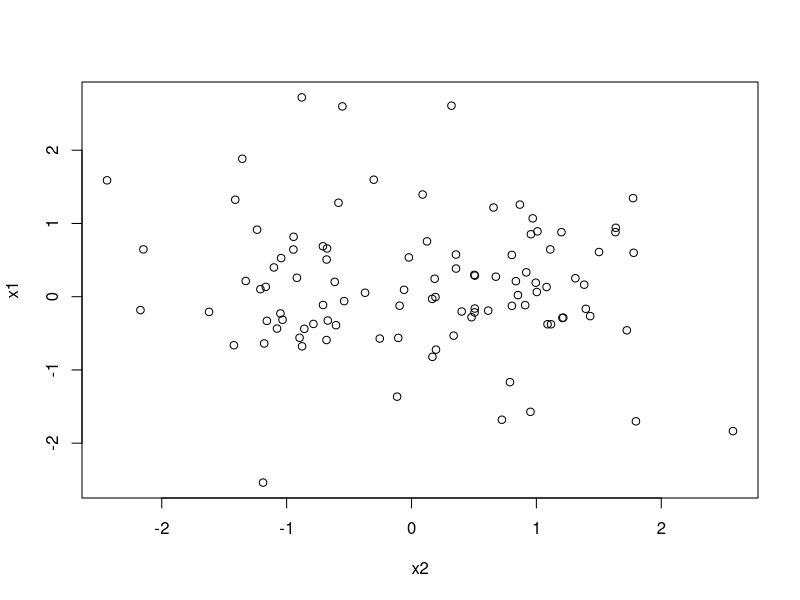
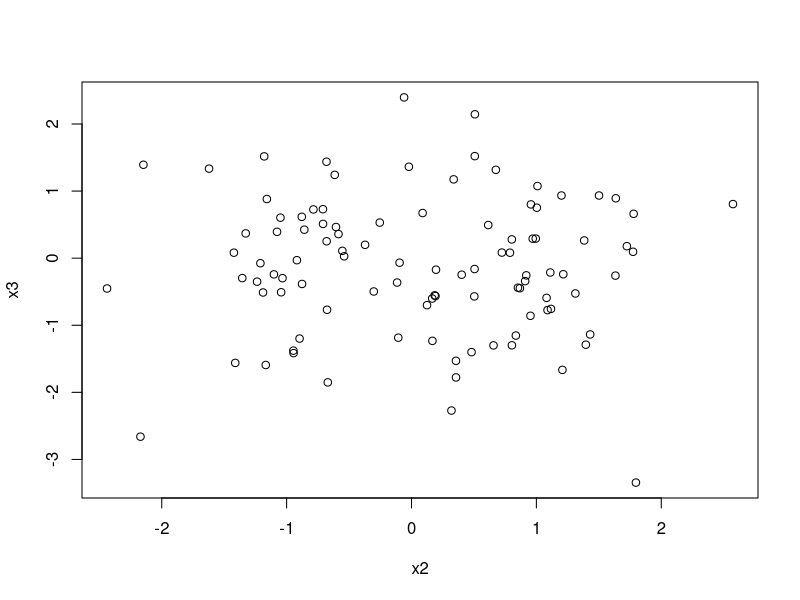
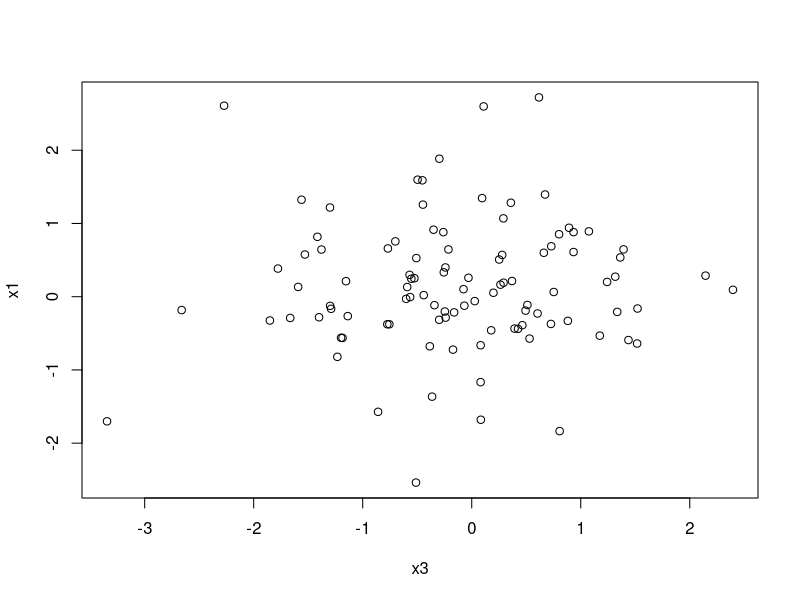
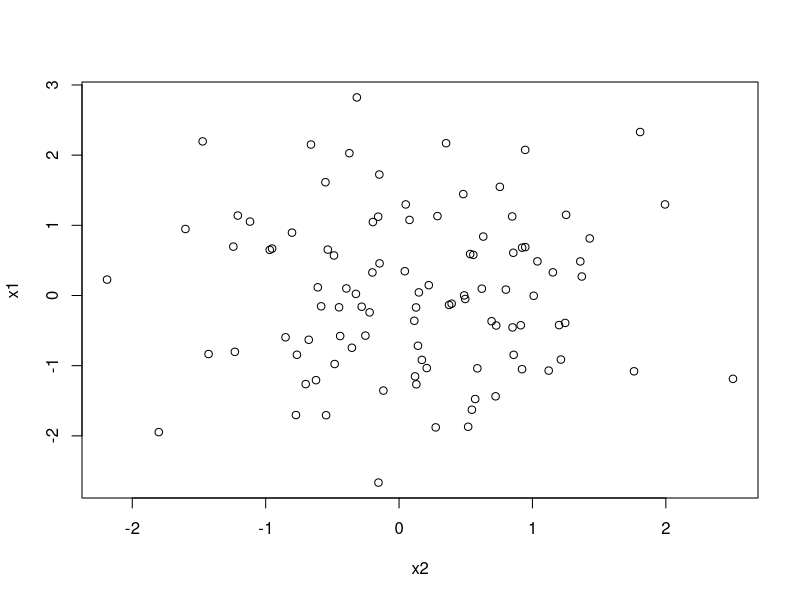
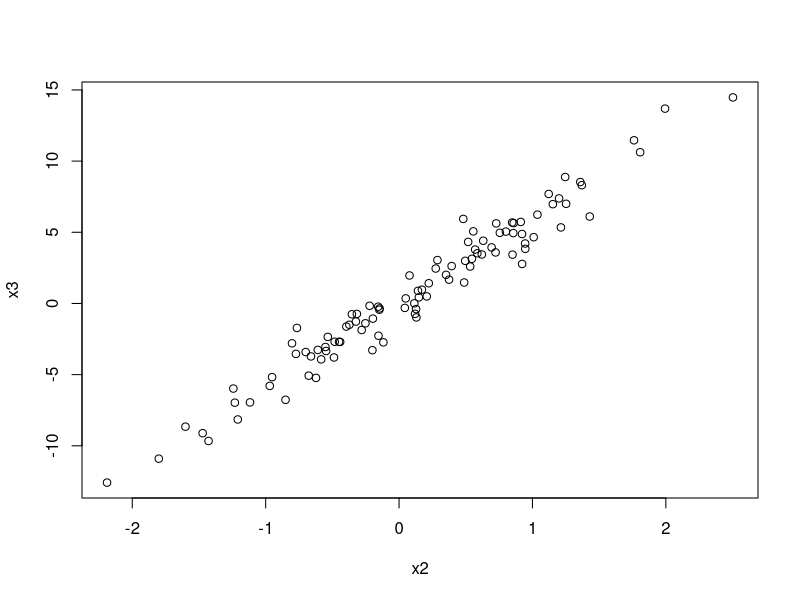
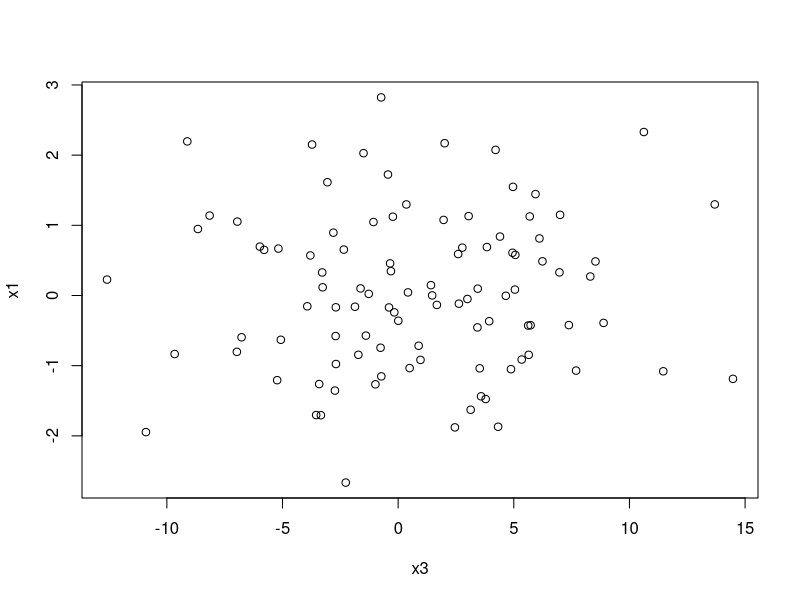
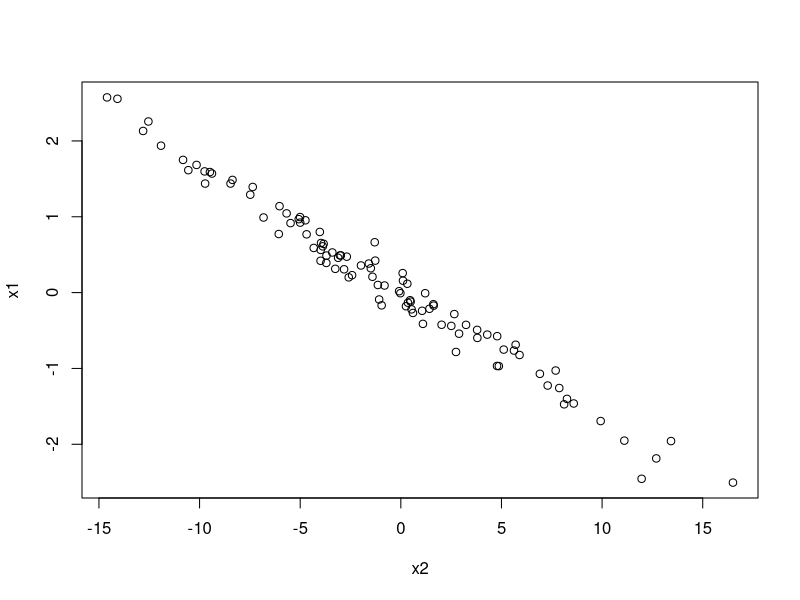
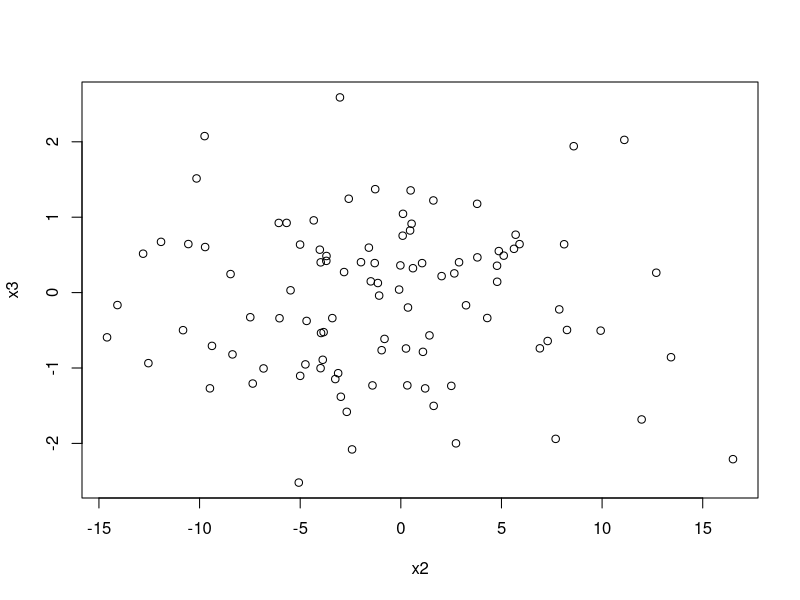

These figures' R source, in order:
## ---- chunk 1
knitr::opts_chunk$set(echo = TRUE)
## ---- chunk 2
inde_fun = function(n=100, mu1=0,sd1=1,a=0,b=0,c=0,d=0,e=0){

  x1 = rnorm(n, mean= mu1, sd = sd1)

  mu2 = a + b*x1 # b = x2Rx1
  sd2 = 1
  x2 = rnorm(n, mean= mu2, sd = sd2) 

  mu3 = c + d*x1 + e*x2 #d = x1Rx3, e = x2Rx3
  sd3 = 1
  x3 = rnorm(n, mean= mu3, sd = sd3)
  
  plot(x1~x2)
  plot(x3~x2)
  plot(x1~x3)

}

inde_fun(n=100)
## ---- chunk 3
inde_fun = function(n=100, mu1=0,sd1=1,a=0,b=0,c=0,d=0,e=0){

  x1 = rnorm(n, mean= mu1, sd = sd1)

  mu2 = a + b*x1 # b = x2Rx1
  sd2 = 1
  x2 = rnorm(n, mean= mu2, sd = sd2) 

  mu3 = c + d*x1 + e*x2 #d = x1Rx3, e = x2Rx3
  sd3 = 1
  x3 = rnorm(n, mean= mu3, sd = sd3)
  
  plot(x1~x2)
  plot(x3~x2)
  plot(x1~x3)

}

inde_fun(n=100,e=6)
## ---- chunk 4
inde_fun = function(n=100, mu1=0,sd1=1,a=0,b=0,c=0,d=0,e=0){

  x1 = rnorm(n, mean= mu1, sd = sd1)

  mu2 = a + b*x1 # b = x2Rx1
  sd2 = 1
  x2 = rnorm(n, mean= mu2, sd = sd2) 

  mu3 = c + d*x1 + e*x2 #d = x1Rx3, e = x2Rx3
  sd3 = 1
  x3 = rnorm(n, mean= mu3, sd = sd3)
  
  plot(x1~x2)
  plot(x3~x2)
  plot(x1~x3)

}

inde_fun(n=100,b=-6)
## ---- chunk 5
inde_fun = function(n=100, mu1=0,sd1=1,a=0,b=0,c=0,d=0,e=0){

  x1 = rnorm(n, mean= mu1, sd = sd1)

  mu2 = a + b*x1 # b = x2Rx1
  sd2 = 1
  x2 = rnorm(n, mean= mu2, sd = sd2) 

  mu3 = c + d*x1 + e*x2 #d = x1Rx3, e = x2Rx3
  sd3 = 1
  x3 = rnorm(n, mean= mu3, sd = sd3)
  
  plot(x1~x2)
  plot(x3~x2)
  plot(x1~x3)

}

inde_fun(n=100,d=10,e=10)
## ---- chunk 6
inde_fun = function(n=100, mu1=0,sd1=1,a=0,b=0,c=0,d=0,e=0){

  x1 = rnorm(n, mean= mu1, sd = sd1)

  mu2 = a + b*x1 # b = x2Rx1
  sd2 = 1
  x2 = rnorm(n, mean= mu2, sd = sd2) 

  mu3 = c + d*x1 + e*x2 #d = x1Rx3, e = x2Rx3
  sd3 = 1
  x3 = rnorm(n, mean= mu3, sd = sd3)
  
  plot(x1~x2)
  plot(x3~x2)
  plot(x1~x3)

}

inde_fun(n=100,b=4,d=6,e=8)
